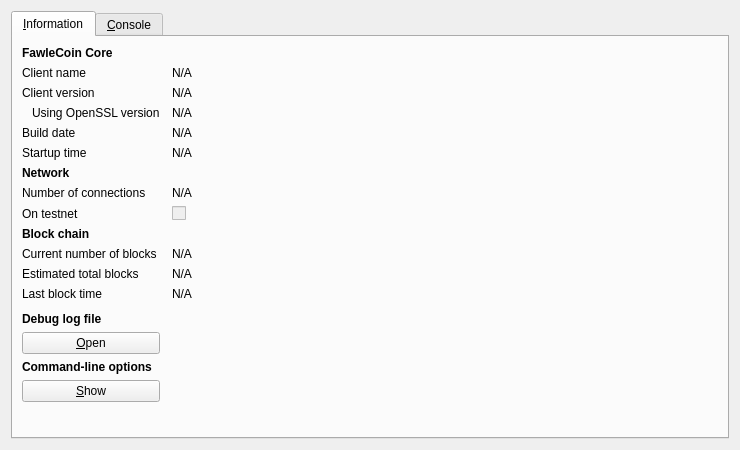
<?xml version="1.0" encoding="UTF-8"?>
<ui version="4.0">
 <class>RPCConsole</class>
 <widget class="QDialog" name="RPCConsole">
  <property name="geometry">
   <rect>
    <x>0</x>
    <y>0</y>
    <width>740</width>
    <height>450</height>
   </rect>
  </property>
  <property name="windowTitle">
   <string>FawleCoin - Debug window</string>
  </property>
  <layout class="QVBoxLayout" name="verticalLayout_2">
   <item>
    <widget class="QTabWidget" name="tabWidget">
     <property name="currentIndex">
      <number>0</number>
     </property>
     <widget class="QWidget" name="tab_info">
      <attribute name="title">
       <string>&amp;Information</string>
      </attribute>
      <layout class="QGridLayout" name="gridLayout" columnstretch="0,1">
       <property name="horizontalSpacing">
        <number>12</number>
       </property>
       <item row="0" column="0">
        <widget class="QLabel" name="label_9">
         <property name="font">
          <font>
           <weight>75</weight>
           <bold>true</bold>
          </font>
         </property>
         <property name="text">
          <string>FawleCoin Core</string>
         </property>
        </widget>
       </item>
       <item row="1" column="0">
        <widget class="QLabel" name="label_5">
         <property name="text">
          <string>Client name</string>
         </property>
        </widget>
       </item>
       <item row="1" column="1">
        <widget class="QLabel" name="clientName">
         <property name="cursor">
          <cursorShape>IBeamCursor</cursorShape>
         </property>
         <property name="text">
          <string>N/A</string>
         </property>
         <property name="textFormat">
          <enum>Qt::PlainText</enum>
         </property>
         <property name="textInteractionFlags">
          <set>Qt::LinksAccessibleByMouse|Qt::TextSelectableByKeyboard|Qt::TextSelectableByMouse</set>
         </property>
        </widget>
       </item>
       <item row="2" column="0">
        <widget class="QLabel" name="label_6">
         <property name="text">
          <string>Client version</string>
         </property>
        </widget>
       </item>
       <item row="2" column="1">
        <widget class="QLabel" name="clientVersion">
         <property name="cursor">
          <cursorShape>IBeamCursor</cursorShape>
         </property>
         <property name="text">
          <string>N/A</string>
         </property>
         <property name="textFormat">
          <enum>Qt::PlainText</enum>
         </property>
         <property name="textInteractionFlags">
          <set>Qt::LinksAccessibleByMouse|Qt::TextSelectableByKeyboard|Qt::TextSelectableByMouse</set>
         </property>
        </widget>
       </item>
       <item row="3" column="0">
        <widget class="QLabel" name="label_14">
         <property name="text">
          <string>Using OpenSSL version</string>
         </property>
         <property name="indent">
          <number>10</number>
         </property>
        </widget>
       </item>
       <item row="3" column="1">
        <widget class="QLabel" name="openSSLVersion">
         <property name="cursor">
          <cursorShape>IBeamCursor</cursorShape>
         </property>
         <property name="text">
          <string>N/A</string>
         </property>
         <property name="textFormat">
          <enum>Qt::PlainText</enum>
         </property>
         <property name="textInteractionFlags">
          <set>Qt::LinksAccessibleByMouse|Qt::TextSelectableByKeyboard|Qt::TextSelectableByMouse</set>
         </property>
        </widget>
       </item>
       <item row="4" column="0">
        <widget class="QLabel" name="label_12">
         <property name="text">
          <string>Build date</string>
         </property>
        </widget>
       </item>
       <item row="4" column="1">
        <widget class="QLabel" name="buildDate">
         <property name="cursor">
          <cursorShape>IBeamCursor</cursorShape>
         </property>
         <property name="text">
          <string>N/A</string>
         </property>
         <property name="textFormat">
          <enum>Qt::PlainText</enum>
         </property>
         <property name="textInteractionFlags">
          <set>Qt::LinksAccessibleByMouse|Qt::TextSelectableByKeyboard|Qt::TextSelectableByMouse</set>
         </property>
        </widget>
       </item>
       <item row="5" column="0">
        <widget class="QLabel" name="label_13">
         <property name="text">
          <string>Startup time</string>
         </property>
        </widget>
       </item>
       <item row="5" column="1">
        <widget class="QLabel" name="startupTime">
         <property name="cursor">
          <cursorShape>IBeamCursor</cursorShape>
         </property>
         <property name="text">
          <string>N/A</string>
         </property>
         <property name="textFormat">
          <enum>Qt::PlainText</enum>
         </property>
         <property name="textInteractionFlags">
          <set>Qt::LinksAccessibleByMouse|Qt::TextSelectableByKeyboard|Qt::TextSelectableByMouse</set>
         </property>
        </widget>
       </item>
       <item row="6" column="0">
        <widget class="QLabel" name="label_11">
         <property name="font">
          <font>
           <weight>75</weight>
           <bold>true</bold>
          </font>
         </property>
         <property name="text">
          <string>Network</string>
         </property>
        </widget>
       </item>
       <item row="7" column="0">
        <widget class="QLabel" name="label_7">
         <property name="text">
          <string>Number of connections</string>
         </property>
        </widget>
       </item>
       <item row="7" column="1">
        <widget class="QLabel" name="numberOfConnections">
         <property name="cursor">
          <cursorShape>IBeamCursor</cursorShape>
         </property>
         <property name="text">
          <string>N/A</string>
         </property>
         <property name="textFormat">
          <enum>Qt::PlainText</enum>
         </property>
         <property name="textInteractionFlags">
          <set>Qt::LinksAccessibleByMouse|Qt::TextSelectableByKeyboard|Qt::TextSelectableByMouse</set>
         </property>
        </widget>
       </item>
       <item row="8" column="0">
        <widget class="QLabel" name="label_8">
         <property name="text">
          <string>On testnet</string>
         </property>
        </widget>
       </item>
       <item row="8" column="1">
        <widget class="QCheckBox" name="isTestNet">
         <property name="enabled">
          <bool>false</bool>
         </property>
         <property name="text">
          <string/>
         </property>
        </widget>
       </item>
       <item row="9" column="0">
        <widget class="QLabel" name="label_10">
         <property name="font">
          <font>
           <weight>75</weight>
           <bold>true</bold>
          </font>
         </property>
         <property name="text">
          <string>Block chain</string>
         </property>
        </widget>
       </item>
       <item row="10" column="0">
        <widget class="QLabel" name="label_3">
         <property name="text">
          <string>Current number of blocks</string>
         </property>
        </widget>
       </item>
       <item row="10" column="1">
        <widget class="QLabel" name="numberOfBlocks">
         <property name="cursor">
          <cursorShape>IBeamCursor</cursorShape>
         </property>
         <property name="text">
          <string>N/A</string>
         </property>
         <property name="textFormat">
          <enum>Qt::PlainText</enum>
         </property>
         <property name="textInteractionFlags">
          <set>Qt::LinksAccessibleByMouse|Qt::TextSelectableByKeyboard|Qt::TextSelectableByMouse</set>
         </property>
        </widget>
       </item>
       <item row="11" column="0">
        <widget class="QLabel" name="label_4">
         <property name="text">
          <string>Estimated total blocks</string>
         </property>
        </widget>
       </item>
       <item row="11" column="1">
        <widget class="QLabel" name="totalBlocks">
         <property name="cursor">
          <cursorShape>IBeamCursor</cursorShape>
         </property>
         <property name="text">
          <string>N/A</string>
         </property>
         <property name="textFormat">
          <enum>Qt::PlainText</enum>
         </property>
         <property name="textInteractionFlags">
          <set>Qt::LinksAccessibleByMouse|Qt::TextSelectableByKeyboard|Qt::TextSelectableByMouse</set>
         </property>
        </widget>
       </item>
       <item row="12" column="0">
        <widget class="QLabel" name="label_2">
         <property name="text">
          <string>Last block time</string>
         </property>
        </widget>
       </item>
       <item row="12" column="1">
        <widget class="QLabel" name="lastBlockTime">
         <property name="cursor">
          <cursorShape>IBeamCursor</cursorShape>
         </property>
         <property name="text">
          <string>N/A</string>
         </property>
         <property name="textFormat">
          <enum>Qt::PlainText</enum>
         </property>
         <property name="textInteractionFlags">
          <set>Qt::LinksAccessibleByMouse|Qt::TextSelectableByKeyboard|Qt::TextSelectableByMouse</set>
         </property>
        </widget>
       </item>
       <item row="13" column="0">
        <spacer name="verticalSpacer_2">
         <property name="orientation">
          <enum>Qt::Vertical</enum>
         </property>
         <property name="sizeHint" stdset="0">
          <size>
           <width>20</width>
           <height>20</height>
          </size>
         </property>
        </spacer>
       </item>
       <item row="14" column="0">
        <widget class="QLabel" name="labelDebugLogfile">
         <property name="font">
          <font>
           <weight>75</weight>
           <bold>true</bold>
          </font>
         </property>
         <property name="text">
          <string>Debug log file</string>
         </property>
        </widget>
       </item>
       <item row="15" column="0">
        <widget class="QPushButton" name="openDebugLogfileButton">
         <property name="toolTip">
          <string>Open the FawleCoin debug log file from the current data directory. This can take a few seconds for large log files.</string>
         </property>
         <property name="text">
          <string>&amp;Open</string>
         </property>
         <property name="autoDefault">
          <bool>false</bool>
         </property>
        </widget>
       </item>
       <item row="16" column="0">
        <widget class="QLabel" name="labelCLOptions">
         <property name="font">
          <font>
           <weight>75</weight>
           <bold>true</bold>
          </font>
         </property>
         <property name="text">
          <string>Command-line options</string>
         </property>
        </widget>
       </item>
       <item row="17" column="0">
        <widget class="QPushButton" name="showCLOptionsButton">
         <property name="toolTip">
          <string>Show the FawleCoin-Qt help message to get a list with possible FawleCoin command-line options.</string>
         </property>
         <property name="text">
          <string>&amp;Show</string>
         </property>
         <property name="autoDefault">
          <bool>false</bool>
         </property>
        </widget>
       </item>
       <item row="18" column="0">
        <spacer name="verticalSpacer">
         <property name="orientation">
          <enum>Qt::Vertical</enum>
         </property>
         <property name="sizeHint" stdset="0">
          <size>
           <width>20</width>
           <height>40</height>
          </size>
         </property>
        </spacer>
       </item>
      </layout>
     </widget>
     <widget class="QWidget" name="tab_console">
      <attribute name="title">
       <string>&amp;Console</string>
      </attribute>
      <layout class="QVBoxLayout" name="verticalLayout_3">
       <property name="spacing">
        <number>3</number>
       </property>
       <item>
        <widget class="QTextEdit" name="messagesWidget">
         <property name="minimumSize">
          <size>
           <width>0</width>
           <height>100</height>
          </size>
         </property>
         <property name="readOnly">
          <bool>true</bool>
         </property>
         <property name="tabKeyNavigation" stdset="0">
          <bool>false</bool>
         </property>
         <property name="columnCount" stdset="0">
          <number>2</number>
         </property>
        </widget>
       </item>
       <item>
        <layout class="QHBoxLayout" name="horizontalLayout">
         <property name="spacing">
          <number>3</number>
         </property>
         <item>
          <widget class="QLabel" name="label">
           <property name="text">
            <string notr="true">&gt;</string>
           </property>
          </widget>
         </item>
         <item>
          <widget class="QLineEdit" name="lineEdit"/>
         </item>
         <item>
          <widget class="QPushButton" name="clearButton">
           <property name="maximumSize">
            <size>
             <width>24</width>
             <height>24</height>
            </size>
           </property>
           <property name="toolTip">
            <string>Clear console</string>
           </property>
           <property name="text">
            <string/>
           </property>
           <property name="icon">
            <iconset resource="../bitcoin.qrc">
             <normaloff>:/icons/remove</normaloff>:/icons/remove</iconset>
           </property>
           <property name="shortcut">
            <string notr="true">Ctrl+L</string>
           </property>
           <property name="autoDefault">
            <bool>false</bool>
           </property>
          </widget>
         </item>
        </layout>
       </item>
      </layout>
     </widget>
    </widget>
   </item>
  </layout>
 </widget>
 <resources>
  <include location="../bitcoin.qrc"/>
 </resources>
 <connections/>
</ui>
